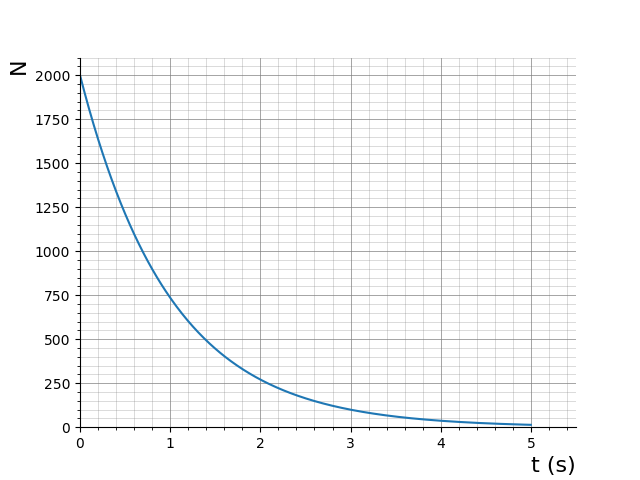

This chart was generated by the following Python code:
import numpy as np
import matplotlib.pyplot as plt

# Create a numpy array of 500 entries with exponential decay
x = np.linspace(0, 5, 500)
y = np.array(2000 * np.exp(-x)) 

# Create the plot
fig, ax = plt.subplots()
ax.plot(x, y)

# Set the axis
ax.set_xlabel("t (s)", loc='right', fontsize=16)
ax.set_ylabel("N", loc='top', fontsize=16)
ax.set_xlim([0, 5.5])
ax.set_ylim([0, 2100])

# Show the major and minor grid lines
ax.minorticks_on()
ax.grid(which='major', color="grey", alpha=1, lw=0.5)
ax.grid(which='minor', color="grey", alpha=0.5, lw=0.4)

# Remove upper and right axes
ax.spines['right'].set_color('none')
ax.spines['top'].set_color('none')

plt.show()
